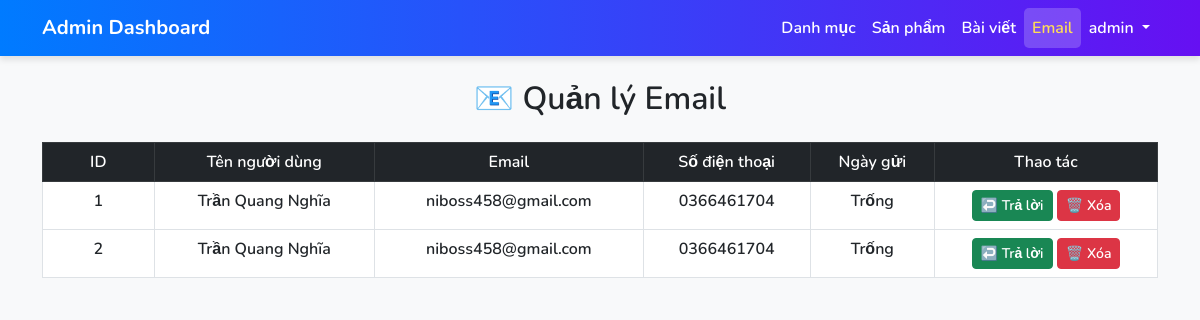
Page /admin/list-email.php (signed in) on the committed database.
### tables this page shows
CREATE TABLE `emails` (
  `id` int NOT NULL,
  `name` varchar(200) NOT NULL,
  `email` varchar(200) NOT NULL,
  `phone` varchar(200) NOT NULL,
  `content` varchar(9999) NOT NULL,
  `created_at` datetime DEFAULT NULL
);

### admin/list-email.php (the view, shortened to what this page needs)
<?php
include '../config/db.php';
include './includes/nav.php';
$result = $conn->query("SELECT * FROM emails ORDER BY created_at DESC");
?>
<!DOCTYPE html>
<html lang="vi">
<head>
    <link href="https://cdn.jsdelivr.net/npm/bootstrap@5.3.0/dist/css/bootstrap.min.css" rel="stylesheet">
    <link rel="stylesheet" href="./css/style.css">
</head>
<body>
<div class="container mt-4">
    <h2 class="mb-4 text-center">📧 Quản lý Email</h2>
    <table class="table table-hover table-bordered text-center">
        <thead class="table-dark">
            <tr>
                <th width="10%">ID</th>
                <th>Tên người dùng</th>
                <th>Email</th>
                <th>Số điện thoại</th>
                <th>Ngày gửi</th>
                <th width="20%">Thao tác</th>
            </tr>
        </thead>
        <tbody>
            <?php $stt = 1; ?>
            <?php while ($row = $result->fetch_assoc()) : ?>
                <tr>
                    <td><?= $stt ?></td>
                    <td><?= htmlspecialchars($row['name']) ?></td>
                    <td><?= htmlspecialchars($row['email']) ?></td>
                    <td><?= htmlspecialchars($row['phone']) ?></td>
                    <td><?= htmlspecialchars($row['created_at'] ?? "Trống") ?></td>
                    <td>
                        <a href="edit-email.php?id=<?= $row['id'] ?>" class="btn btn-success btn-sm">↩️ Trả lời</a>
                        <button class="btn btn-danger btn-sm" onclick="confirmDelete(<?= $row['id'] ?>)">🗑️ Xóa</button>
                    </td>
                </tr>
                <?php $stt++ ?>
            <?php endwhile; ?>
        </tbody>
    </table>
</div>
</body>
</html>

### admin/css/style.css (style rules this page uses)
* { font-family: "Nunito", sans-serif; font-weight: 600 !important; }
body { background-color: #f8f9fa; }

### rows in the picture
emails: name "Trần Quang Nghĩa", email "niboss458@gmail.com", phone "0366461704", created_at "Trống"
emails: name "Trần Quang Nghĩa", email "niboss458@gmail.com", phone "0366461704", created_at "Trống"

### other values in the picture
$_SESSION['admin_username'] "admin"
